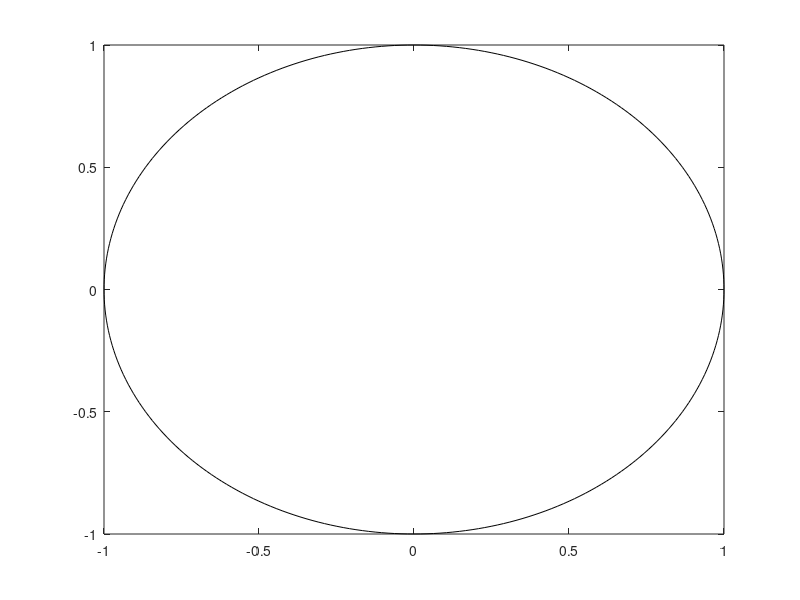

This chart was generated by the following MATLAB code:
function h = gmmbvl_ellipse(ra,rb,ang,x0,y0,C,Nb)
% gmmbvl_Ellipse adds ellipses to the current plot
%
% gmmbvl_ELLIPSE(ra,rb,ang,x0,y0) adds an ellipse with semimajor axis of ra,
% a semimajor axis of radius rb, a semimajor axis of ang, centered at
% the point x0,y0.
%
% The length of ra, rb, and ang should be the same. 
% If ra is a vector of length L and x0,y0 scalars, L ellipses
% are added at point x0,y0.
% If ra is a scalar and x0,y0 vectors of length M, M ellipse are with the same 
% radii are added at the points x0,y0.
% If ra, x0, y0 are vectors of the same length L=M, M ellipses are added.
% If ra is a vector of length L and x0, y0 are  vectors of length
% M~=L, L*M ellipses are added, at each point x0,y0, L ellipses of radius ra.
%
% gmmbvl_ELLIPSE(ra,rb,ang,x0,y0,C)
% adds ellipses of color C. C may be a string ('r','b',...) or the RGB value. 
% If no color is specified, it makes automatic use of the colors specified by 
% the axes ColorOrder property. For several circles C may be a vector.
%
% gmmbvl_ELLIPSE(ra,rb,ang,x0,y0,C,Nb), Nb specifies the number of points
% used to draw the ellipse. The default value is 300. Nb may be used
% for each ellipse individually.
%
% h=gmmbvl_ELLIPSE(...) returns the handles to the ellipses.
%
% as a sample of how ellipse works, the following produces a red ellipse
% tipped up at a 45 deg axis from the x axis
% gmmbvl_ellipse(1,2,pi/8,1,1,'r')
%
% note that if ra=rb, gmmbvl_ELLIPSE plots a circle
%

% written by D.G. Long, Brigham Young University, based on the
% CIRCLES.m original 
% written by Peter Blattner, Institute of Microtechnology, University of 
% Neuchatel, Switzerland, blattner@imt.unine.ch

% NOTE: this is a slightly modified version for octave

%
% V_0_1


% Check the number of input arguments 

if nargin<1,
  ra=[];
end;
if nargin<2,
  rb=[];
end;
if nargin<3,
  ang=[];
end;

%if nargin==1,
%  error('Not enough arguments');
%end;

if nargin<5,
  x0=[];
  y0=[];
end;
 
if nargin<6,
  C=[];
end

if nargin<7,
  Nb=[];
end

% set up the default values

if isempty(ra),ra=1;end;
if isempty(rb),rb=1;end;
if isempty(ang),ang=0;end;
if isempty(x0),x0=0;end;
if isempty(y0),y0=0;end;
if isempty(Nb),Nb=300;end;
%% MATLAB
%  if isempty(C),C=get(gca,'colororder');end;
%%

% work on the variable sizes

x0=x0(:);
y0=y0(:);
ra=ra(:);
rb=rb(:);
ang=ang(:);
Nb=Nb(:);

if isstr(C),C=C(:);end;

if length(ra)~=length(rb),
  error('length(ra)~=length(rb)');
end;
if length(x0)~=length(y0),
  error('length(x0)~=length(y0)');
end;

% how many inscribed elllipses are plotted

if length(ra)~=length(x0)
  maxk=length(ra)*length(x0);
else
  maxk=length(ra);
end;

% drawing loop

for k=1:maxk
  
  if length(x0)==1
    xpos=x0;
    ypos=y0;
    radm=ra(k);
    radn=rb(k);
    if length(ang)==1
      an=ang;
    else
      an=ang(k);
    end;
  elseif length(ra)==1
    xpos=x0(k);
    ypos=y0(k);
    radm=ra;
    radn=rb;
    an=ang;
  elseif length(x0)==length(ra)
    xpos=x0(k);
    ypos=y0(k);
    radm=ra(k);
    radn=rb(k);
    an=ang(k);
  else
    rada=ra(fix((k-1)/size(x0,1))+1);
    radb=rb(fix((k-1)/size(x0,1))+1);
    an=ang(fix((k-1)/size(x0,1))+1);
    xpos=x0(rem(k-1,size(x0,1))+1);
    ypos=y0(rem(k-1,size(y0,1))+1);
  end;

  co=cos(an);
  si=sin(an);
  the=linspace(0,2*pi,Nb(rem(k-1,size(Nb,1))+1,:)+1);

%% OCTAVE
  plot(radm*cos(the)*co-si*radn*sin(the)+xpos,radm*cos(the)*si+co*radn*sin(the)+ypos,'k-');
%%

%% MATLAB
%  h(k)=line(radm*cos(the)*co-si*radn*sin(the)+xpos,radm*cos(the)*si+co*radn*sin(the)+ypos);
%  set(h(k),'color',C(rem(k-1,size(C,1))+1,:));
%%

end;

